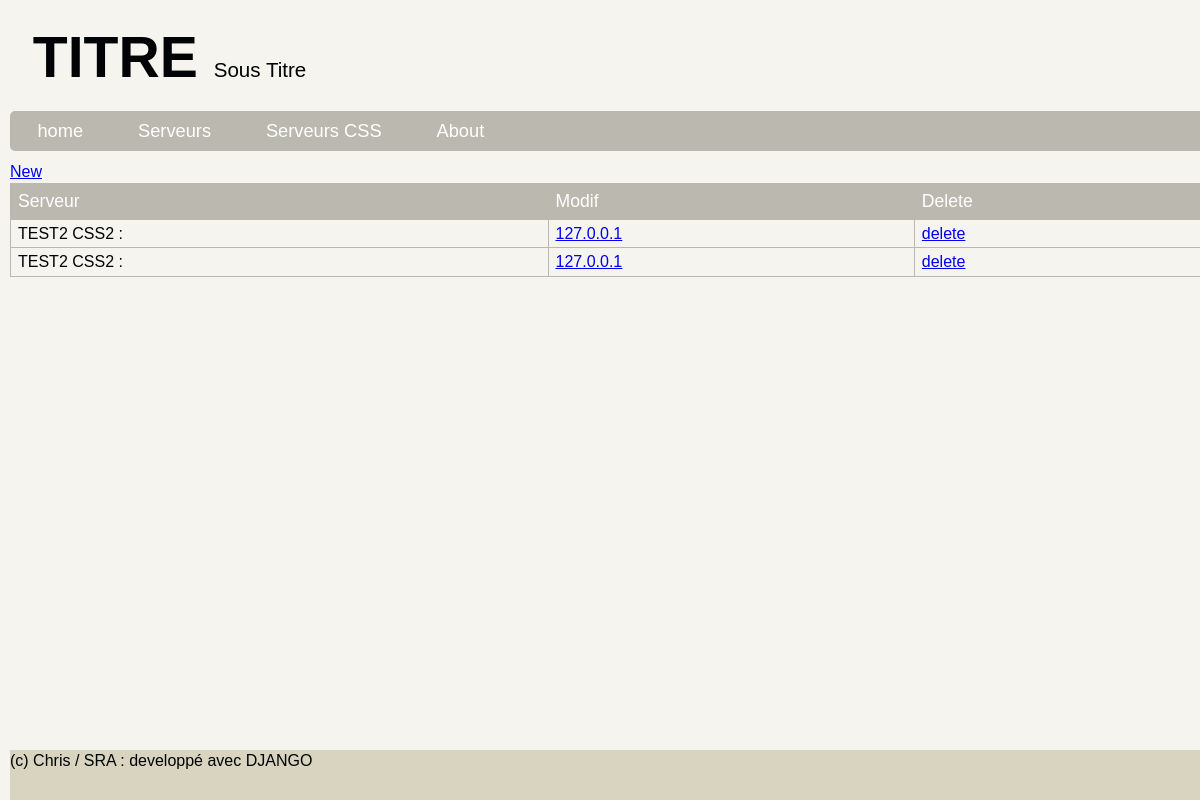
/crud/, run on the app's committed database.
### crud/models.py (models this page shows, shortened)
class HoroDatage(models.Model):
	h_datcre = models.DateTimeField(auto_now_add=True, verbose_name='Date de creation')
	h_datmod = models.DateTimeField(auto_now=True, verbose_name='Date de Modification')
	statut = models.BooleanField(verbose_name='Actif', default=True)
	class Meta:
		abstract = True

class Serveur(HoroDatage):
	OS_TYPES = (
		('UNIX', 'UNIX'),
		('WIN', 'WINDOWS'),
		('AUT', 'AUTRES')
	)
	MACH_TYPES = (
		( 'VM', 'Machine Virtuelle'),
		('PHY', 'Physique')
	)
	S_Nom = models.CharField(max_length=30, verbose_name='Nom')
	S_Type = models.CharField(max_length=3, choices=MACH_TYPES, default='PHY', verbose_name='Type')
	S_IP = models.GenericIPAddressField(default='127.0.0.1', verbose_name='Adr IP')
	S_OSTYPE = models.CharField(max_length=5, choices=OS_TYPES, default='UNIX', verbose_name='Famille OS')
	S_OSVersion = models.CharField(max_length=30, blank=True, verbose_name='OS Version')
	S_Desc = models.TextField(default=' ',blank=True, verbose_name='Description')

### crud/views.py (the view)
def crud_list(request, template_name='crud/crud_list.html'):
    cruds = Serveur.objects.all()
    data = {}
    data['object_list'] = cruds
    return render(request, template_name, data)

### crud/crud_list.html (shortened to what this page needs)
{% extends 'base.html' %}
{% block css %}
<link rel="stylesheet" href="/static/css/table.css" type="text/css">
{% endblock %}
{% block content %}
<a href="{% url "crud_create" %}">New</a>
<table id="table_list">
	<tr>
	<th> Serveur </th> <th> Modif </th> <th> Delete </th>
	</tr>
	{% for server in object_list %}
		<tr>
		<td> {{ server.S_Nom }}  :  </td>
		<td> <a href="{% url "crud_update" server.id %}">{{ server.S_IP }}</a> </td>
		<td> <a href="{% url "crud_delete" server.id %}">delete</a> </td>
		</tr>
	{% endfor %}
</table>
{% endblock %}

### static/p1/main.css (style rules this page uses)
html, body { height: 100%; margin: 0; padding: 0; }
body { display : table; width: 100%; background: #F5F4EF url('../images/bg.png'); color: #000305; font-size: 87.5%; font-size: 100%; font-family: 'Trebuchet MS', Trebuchet, 'Lucida Sans Unicode', 'Lucida Grande', 'Lucida Sans', Arial, sans-serif; line-height: 1.429; margin-left: 10px; margin-right: 0; padding: 0; text-align: left; }

### static/css/table.css (style rules this page uses)
#table_list { font-family: "Trebuchet MS", Arial, Helvetica, sans-serif; width: 100%; border-collapse: collapse; }
#table_list td, #table_list th { font-size: 1em; border: 1px solid #bab8af; padding: 3px 7px 2px 7px; }
#table_list th { font-size: 1.1em; text-align: left; padding-top: 5px; padding-bottom: 4px; background-color: #bab8af; color: #ffffff; }

### data on the page
Serveur: S_Nom "TEST2 CSS2", S_IP "127.0.0.1"
Serveur: S_Nom "TEST2 CSS2", S_IP "127.0.0.1"
